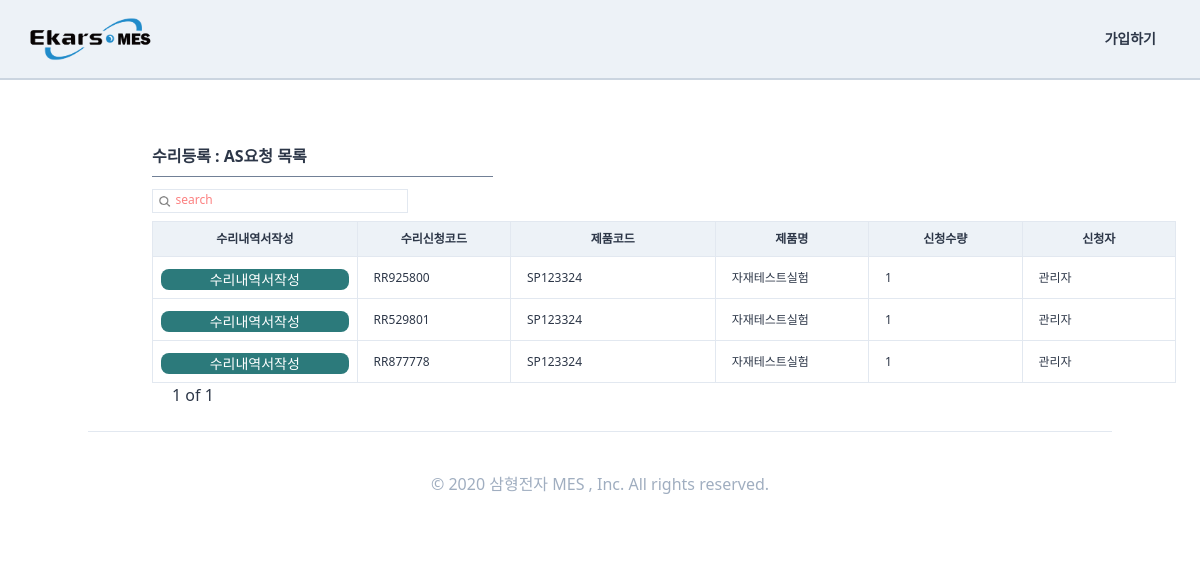
Before: /qualitycontrols/ASrequestlist/ with the older database file.
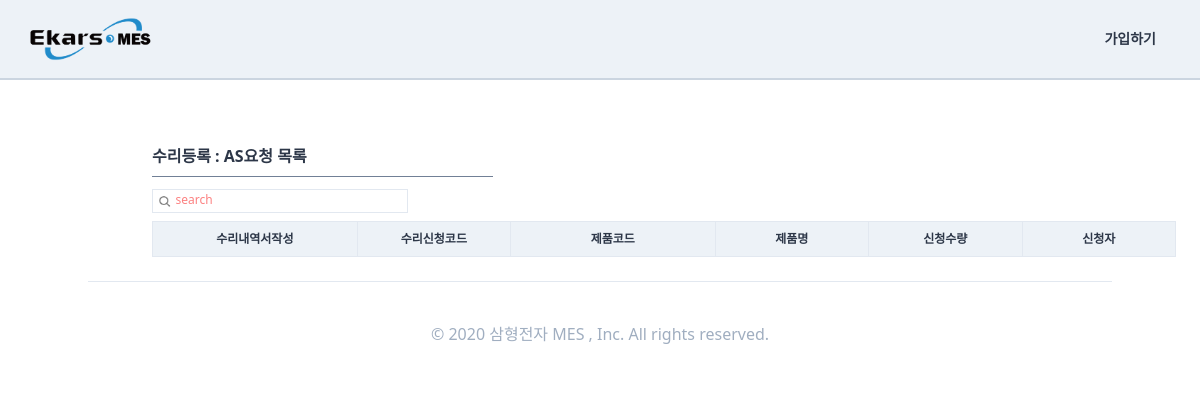
After: the same page with the newer database file.
### afterservices/models.py (models this page shows, shortened)
class ASRepairRequest(TimeStampedModel):
    택배관련_CHOICES = (
        ("선불", "선불"),
        ("착불", "착불"),
    )
    수리요청코드 = models.CharField(max_length=50, null=True, blank=True,)
    AS현장방문 = models.ForeignKey(
        "ASVisitContents", related_name="AS수리요청", on_delete=models.SET_NULL, null=True
    )
    신청자 = models.ForeignKey(
        users_models.User, related_name="AS수리요청", on_delete=models.SET_NULL, null=True
    )
    신청품목 = models.ForeignKey(
        SI_models.SingleProduct,
        related_name="AS수리요청",
        on_delete=models.SET_NULL,
        null=True,
        blank=True,
    )
    고객성명 = models.CharField(max_length=50, null=True, blank=True,)
    고객주소 = models.CharField(max_length=120, null=True, blank=True,)
    고객전화 = models.CharField(max_length=50, null=True, blank=True,)
    고객팩스 = models.CharField(max_length=50, null=True, blank=True,)
    AS의뢰내용 = models.CharField(max_length=50, null=True, blank=True,)
    시리얼번호 = models.CharField(max_length=50, null=True, blank=True,)
    사용자액세서리 = models.CharField(max_length=50, null=True, blank=True,)
    택배관련 = models.CharField(choices=택배관련_CHOICES, max_length=10, default="선불")
    신청수량 = models.IntegerField()
    class Meta:
        verbose_name = "AS수리요청"
        verbose_name_plural = "AS수리요청"

### StandardInformation/models.py (models this page shows, shortened)
class SingleProduct(TimeStampedModel):
    작성자 = models.ForeignKey(
        "users.User", related_name="단품제품작성자", on_delete=models.SET_NULL, null=True
    )
    작성일 = models.DateField(auto_now=True, auto_now_add=False)
    모델코드 = models.CharField(max_length=80)
    모델명 = models.CharField(max_length=30)
    규격 = models.CharField(max_length=80, null=True, blank=True)
    단위 = models.CharField(max_length=10, null=True, blank=True)
    단가 = models.IntegerField(null=True, blank=True)
    class Meta:
        verbose_name = "단품제품"
        verbose_name_plural = "단품제품"

### users/models.py (models this page shows, shortened)
class User(AbstractUser, TimeStampedModel):
    부서 = models.ManyToManyField("Part", related_name="user", null=True)
    nowPart = models.ForeignKey(
        "Part", related_name="nowuser", on_delete=models.SET_NULL, null=True
    )
    class Meta:
        verbose_name = "사용자"
        verbose_name_plural = "사용자"
    def __str__(self):
        return self.first_name

### qualitycontrols/views.py (the view, shortened to what this page needs)
# urls.py: path("ASrequestlist/", views.ASrequestlist, name="ASrequestlist"),
def ASrequestlist(request):
    user = request.user
    search = request.GET.get("search")
    if search is None:
        s_order = []
        order = AS_models.ASRepairRequest.objects.all().order_by("-created")
        for s in order:
            try:
                s.수리내역서
            except:
                s_order.append(s)
        s_bool = False
    pagediv = 7
    totalpage = int(math.ceil(len(s_order) / pagediv))
    paginator = Paginator(s_order, pagediv, orphans=0)
    page = request.GET.get("page", "1")
    s_order = paginator.get_page(page)
    nextpage = int(page) + 1
    previouspage = int(page) - 1
    notsamebool = True
    nonpage = False
    if totalpage == 0:
        nonpage = True
    if int(page) == totalpage:
        notsamebool = False
    if (search is None) or (search == ""):
        search = "search"
    return render(
        request,
        "qualitycontrols/ASrequestlist.html",
        {
            "s_order": s_order,
            "search": search,
            "page": page,
            "totalpage": totalpage,
            "notsamebool": notsamebool,
            "nextpage": nextpage,
            "previouspage": previouspage,
            "s_bool": s_bool,
            "nonpage": nonpage,
        },
    )

### templates/qualitycontrols/ASrequestlist.html (shortened to what this page needs)
{%extends "qualitycontrols/qualitycontrolshome.html"%}
{% load static%}
{%block main_contens%}
<div class="flex flex-col">
    <div class="w-full h-full pl-32 -mt-6 font-semibold pt-12 flex flex-col">
        <div class="flex flex-col p-6 w-full ">
            <span class="border-b w-1/3 mb-3 border-gray-600 pb-2 font-semibold text-base">수리등록 : AS요청 목록</span>
            <div class="w-64 border h-6 mb-2">
                <form method="get" action="" class="w-full flex ">
                    <button class="w-4 h-4 mt-1 ml-1  rounded-xl bg-cover bg-center"
                        style="background-image:url({% static 'img/search.png' %});"></button>
                    <input name="search" placeholder={{search}}
                        class="ml-1 w-full border-none search-box text-xs font-medium placeholder-red-400 focus: outline-none" />
                </form>
            </div>
            <div class="flex ">
                <div class="flew flex-col">
                    <table class="table-fixed font-light text-xs w-full">
                        <thead>
                            <tr>
                                <th class="border bg-gray-200 px-2 py-2 w-32">수리내역서작성</th>
                                <th class="border bg-gray-200 px-4 py-2 w-24">수리신청코드</th>
                                <th class="border bg-gray-200 px-4 py-2 w-32">제품코드</th>
                                <th class="border bg-gray-200 px-4 py-2 w-24">제품명</th>
                                <th class="border bg-gray-200 px-4 py-2 w-24">신청수량</th>
                                <th class="border bg-gray-200 px-4 py-2 w-24">신청자</th>
                            </tr>
                        </thead>
                        <tbody>
                            {%for list in s_order%}
                            <tr>
                                <td class="border px-2 py-2 font-bold
                            text-blue-800 justify-center">
                                    <a href="{%url "qualitycontrols:repairregisterAS" list.pk %}">
                                        <div
                                            class="btn-link hover:bg-blue-800 bg-teal-700 hover:font-bold mt-1 mb-0  w-full">
                                            수리내역서작성
                                        </div>
                                    </a>
                                </td>
                                <td class="border px-4 py-2  hover:text-blue-700 hover:font-bold "><a
                                        href="{%url "qualitycontrols:repairrequestdetail" list.pk %}">
                                        {{list.수리요청코드}}</a></td>
                                <td class="border px-4 py-2">{{list.신청품목.모델코드}}</td>
                                <td class="border px-4 py-2">{{list.신청품목.모델명}}</td>
                                <td class="border px-4 py-2">{{list.신청수량}}</td>
                                <td class="border px-4 py-2">{{list.신청자}}</td>
                            </tr>
                            {%endfor%}
                        </tbody>
                    </table>
                    {%if nonpage%}
                    {%else%}
                    <div class="flex ml-2">
                        <span class="mx-3 font-medium  text-base">{{page}} of
                            {{totalpage}}</span>
                    </div>
                    {%endif%}
                </div>
            </div>
        </div>
    </div>
</div>
{%endblock main_contens %}

Changed rows visible on the page:
removed ASRepairRequest: 수리요청코드 "RR925800", 신청품목.모델코드 "SP123324", 신청품목.모델명 "자재테스트실험", 신청수량 "1", 신청자 "관리자"
removed ASRepairRequest: 수리요청코드 "RR529801", 신청품목.모델코드 "SP123324", 신청품목.모델명 "자재테스트실험", 신청수량 "1", 신청자 "관리자"
removed ASRepairRequest: 수리요청코드 "RR877778", 신청품목.모델코드 "SP123324", 신청품목.모델명 "자재테스트실험", 신청수량 "1", 신청자 "관리자"
Other visible differences:
{{ page }}: "1" → (not shown)
{{ totalpage }}: "1" → (not shown)
text no longer shown: "of"
